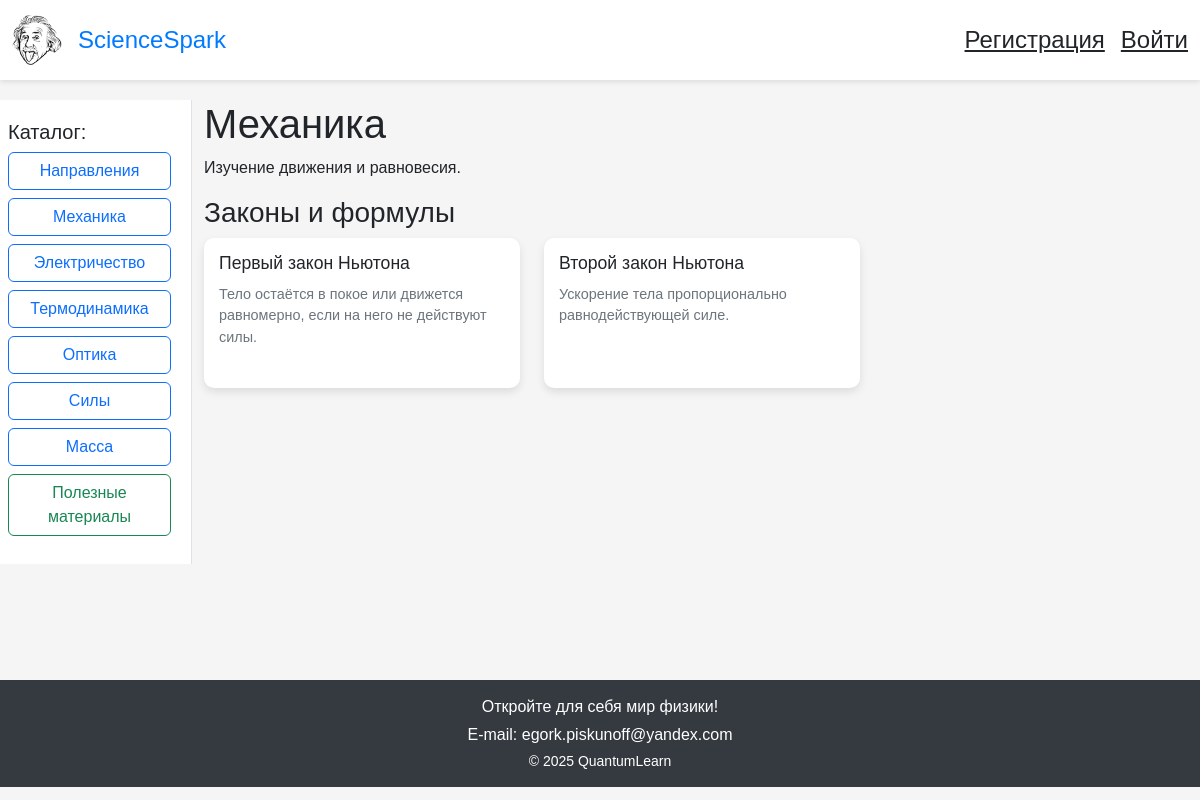
/direction/Механика, run on the app's committed database.
### data/db.py (models this page shows)
class Direction(db.Model):  # Модель направления
    __tablename__ = 'directions'
    id = db.Column(db.Integer, primary_key=True)
    name = db.Column(db.String(100), nullable=False)
    image_path = db.Column(db.String(200), nullable=False)
    description = db.Column(db.Text, nullable=False)
    laws = db.relationship('Law', backref='direction', lazy=True)

class Law(db.Model):  # Модель закона/формулы
    __tablename__ = 'laws'
    id = db.Column(db.Integer, primary_key=True)
    name = db.Column(db.String(100), nullable=False)
    direction_id = db.Column(db.Integer, db.ForeignKey('directions.id'), nullable=False)
    description = db.Column(db.Text, nullable=False)
    text = db.Column(db.Text, nullable=False)

### main.py (the view)
@app.route('/direction/<direction_name>')  # Страница направления с карточками законов
def direction(direction_name):
    user = get_current_user()
    direction = db.session.query(Direction).filter_by(name=direction_name).first()
    if not direction:
        return "Направление не найдено", 404
    laws = db.session.query(Law).filter_by(direction_id=direction.id).all()
    directions = load_directions()
    return render_template('direction.html', direction=direction, laws=laws, user=user, directions=directions)

### main.py (called while the page is built)
def load_directions():  # Загрузка направлений из базы данных
    return db.session.query(Direction).all()

def get_current_user():  # Возвращение текущего авторизованного пользователя из сессии
    if 'user_id' in flask_session:
        return db.session.get(User, flask_session['user_id'])
    return None

### templates/direction.html (shortened to what this page needs)
{% extends "base.html" %}
{% block content %}
    <h1>{{ direction.name }}</h1>
    <p>{{ direction.description }}</p>
    <h3>Законы и формулы</h3>
    {% if not laws %}
        <p>Законы для этого направления пока не добавлены.</p>
    {% else %}
        <div class="row row-cols-1 row-cols-sm-2 row-cols-md-3 g-4">
            {% for law in laws %}
                <div class="col">
                    <a href="{{ url_for('law', law_id=law.id) }}" class="card law-card text-decoration-none text-dark">
                        <div class="card-body text-start">
                            <h5 class="card-title">{{ law.name }}</h5>
                            <p class="card-text">{{ law.description }}</p>
                        </div>
                    </a>
                </div>
            {% endfor %}
        </div>
    {% endif %}
{% endblock %}

### templates/base.html (shortened to what this page needs)
<!DOCTYPE html>
<html lang="ru">
<head>
    <link href="https://cdn.jsdelivr.net/npm/bootstrap@5.3.3/dist/css/bootstrap.min.css" rel="stylesheet">
    <link rel="stylesheet" href="{{ url_for('static', filename='style.css') }}">
</head>
<body>
    <header class="top-bar">
        <div class="container-fluid">
            <div class="row align-items-center">
                <div class="col d-flex justify-content-between align-items-center">
                    <div class="d-flex align-items-center">
                        <img src="{{ url_for('static', filename='images/physics.png') }}" alt="Логотип ScienceSpark" class="site-logo me-3">
                        <h1 class="site-title mb-0">ScienceSpark</h1>
                    </div>
                    <div class="d-flex align-items-center">
                        {% if session.user_id and user %}
                            <a href="{{ url_for('support') }}" class="text-dark fs-4 me-3">Поддержка</a>
                            <a href="{{ url_for('inbox') }}" class="text-dark fs-4 me-3">Входящие</a>
                            <a href="{{ url_for('sent_messages') }}" class="text-dark fs-4 me-3">Отправленные</a>
                            <span class="text-dark fs-4 me-3 user-link" onclick="toggleUserPopup()">{{ user.name }}</span>
                            <a href="#" class="btn btn-danger logout-btn-inline me-3" onclick="toggleLogoutPopup()">Выйти</a>
                        {% else %}
                            <a href="{{ url_for('register') }}" class="text-dark fs-4">Регистрация</a>
                            <a href="{{ url_for('login') }}" class="text-dark fs-4 ms-3">Войти</a>
                        {% endif %}
                    </div>
                </div>
            </div>
        </div>
    </header>
    <div class="container-fluid main-content">
        <div class="row">
            <nav class="col-md-3 col-lg-2 sidebar">
                <h5>Каталог:</h5>
                <ul class="nav flex-column">
                    <li class="nav-item"><a href="/" class="btn btn-outline-primary w-100 mb-2">Направления</a></li>
                    {% if directions %}
                        {% for direction in directions %}
                            <li class="nav-item">
                                <a href="{{ url_for('direction', direction_name=direction.name) }}" class="btn btn-outline-primary w-100 mb-2">{{ direction.name }}</a>
                            </li>
                        {% endfor %}
                    {% else %}
                        <li class="nav-item"><p>Направления отсутствуют</p></li>
                    {% endif %}
                    <li class="nav-item">
                        <a href="{{ url_for('resources') }}" class="btn btn-outline-success w-100 mb-2">Полезные материалы</a>
                    </li>
                </ul>
            </nav>
            <main class="col-md-9 col-lg-10">
                {% block content %}{% endblock %}
            </main>
        </div>
    </div>
    <footer class="bottom-bar">
        <div class="container">
            <div class="footer-content text-center">
                <div class="footer-text mb-1">Откройте для себя мир физики!</div>
                <div class="footer-email mb-1">
                    <a href="mailto:egork.piskunoff@yandex.com" class="text-white">E-mail: egork.piskunoff@yandex.com</a>
                </div>
                <div class="footer-copyright small">© 2025 QuantumLearn</div>
            </div>
        </div>
    </footer>
</body>
</html>

### static/style.css (style rules this page uses)
body { font-family: Arial, sans-serif; margin: 0; padding: 0; background-color: #f5f5f5; }
.top-bar { background-color: #ffffff; box-shadow: 0 2px 5px rgba(0, 0, 0, 0.1); padding: 15px 0; position: relative; }
.site-logo { width: 50px; height: 50px; }
.site-title { font-size: 1.5rem; color: #007bff; }
.main-content { padding: 20px 0; min-height: calc(100vh - 200px); }
.sidebar { background-color: #ffffff; padding: 20px; border-right: 1px solid #dee2e6; height: 100%; }
.nav-item .btn { transition: background-color 0.3s, color 0.3s; }
.direction-card, .law-card { background-color: #ffffff; border: none; box-shadow: 0 4px 8px rgba(0, 0, 0, 0.1); transition: transform 0.2s, box-shadow 0.2s; border-radius: 10px; overflow: hidden; width: 100%; display: flex; flex-direction: column; }
.law-card { min-height: 150px; }
.card-body { padding: 15px; flex-grow: 1; display: flex; flex-direction: column; justify-content: space-between; }
.card-title { font-size: 1.1rem; margin-bottom: 10px; }
.card-text { font-size: 0.9rem; color: #6c757d; flex-grow: 1; }
.bottom-bar { background-color: #343a40; color: white; padding: 15px 0; text-align: center; position: relative; bottom: 0; width: 100%; }
.footer-content a { color: white; text-decoration: none; }

### data on the page
Direction: name "Механика", description "Изучение движения и равновесия."
Direction: name "Электричество"
Direction: name "Термодинамика"
Direction: name "Оптика"
Direction: name "Силы"
Direction: name "Масса"
Law: name "Первый закон Ньютона", description "Тело остаётся в покое или движется равномерно, если на него не действуют силы."
Law: name "Второй закон Ньютона", description "Ускорение тела пропорционально равнодействующей силе."
